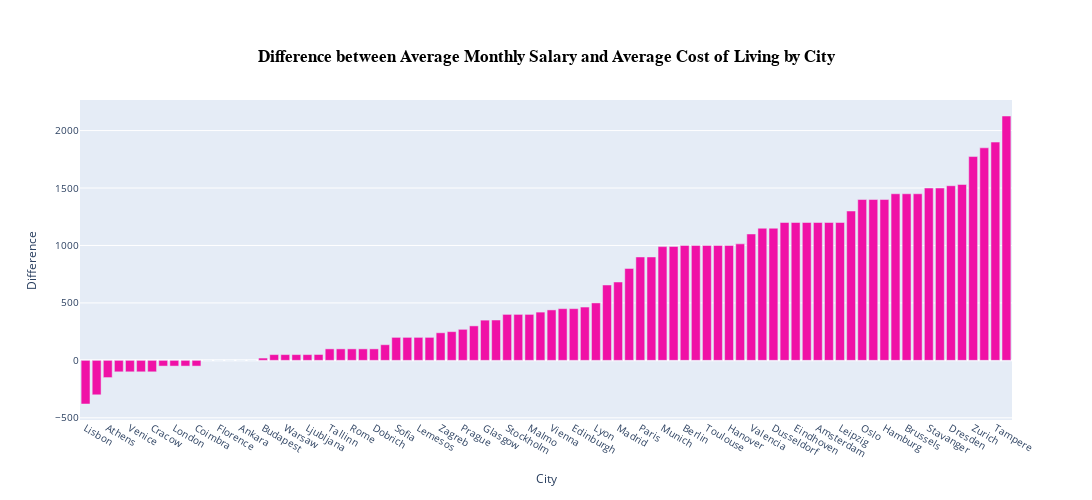

The notebook cell saved with this chart:
### Code cell
city_data_sorted = city_data_copy.sort_values(by='Average Savings')
fig = go.Figure()
fig.add_trace(go.Bar(x = city_data_sorted['CityName'], y = city_data_sorted['Average Savings'], 
                     marker=dict(color="#F011A6"),))
fig.update_layout(xaxis_title = 'City', yaxis_title = 'Difference', width=1300, height=500)
fig.update_layout(title = dict(text="<b>Difference between Average Monthly Salary and Average Cost of Living by City</b>",  
                               font=dict(family='Arial', size=17, color='#000000'),
                               xanchor = 'center', x = 0.5, yanchor='top', y=0.9),)
fig.update_layout(font = dict(size = 10))
fig.show()

### Figure 1 — Plotly figure (JSON) as saved in the notebook; plotly's stock layout.template omitted (floating-point values rounded to 4 significant figures)
{"data": [{"marker": {"color": "#F011A6"}, "type": "bar", "x": ["Lisbon", "Porto", "Athens", "Thessaloniki", "Venice", "Braga", "Cracow", "Adana", "London", "Bratislava", "Coimbra", "Milan", "Florence", "Lodz", "Ankara", "Giroc", "Budapest", "Malta", "Warsaw", "Riga", "Ljubljana", "Debrecen", "Tallinn", "Miskolc", "Rome", "Cork", "Dobrich", "Lefkosia", "Sofia", "Dublin", "Lemesos", "Naples", "Zagreb", "Split", "Prague", "Leeds", "Glasgow", "Turin", "Stockholm", "Gothenburg", "Malmo", "Ostrava", "Vienna", "Liverpool", "Edinburgh", "Barcelona", "Lyon", "Antwerp", "Madrid", "Malaga", "Paris", "Luxembourg", "Munich", "Bruges", "Berlin", "Stuttgart", "Toulouse", "Rotterdam", "Hanover", "Salzburg", "Valencia", "Seville", "Dusseldorf", "Gent", "Eindhoven", "Cologne", "Amsterdam", "Utrecht", "Leipzig", "Odense", "Oslo", "Bergen", "Hamburg", "Frankfurt am Main", "Brussels", "Copenhagen", "Stavanger", "The Hague", "Dresden", "Geneva", "Zurich", "Helsinki", "Tampere", "Basel"], "y": [-380, -300, -150, -100, -100, -100, -100, -50, -50, -50, -50, 0, 0, 0, 0, 0, 20, 50, 50, 50, 50, 51, 100, 100, 100, 100, 100, 136, 200, 200, 200, 200, 240, 250, 270, 300, 350, 351, 400, 400, 400, 420, 439, 450, 450, 464, 500, 656, 682, 800, 900, 900, 990, 992, 1000, 1000, 1000, 1000, 1000, 1014, 1100, 1150, 1150, 1200, 1200, 1200, 1200, 1200, 1200, 1300, 1400, 1400, 1400, 1450, 1450, 1450, 1500, 1500, 1520, 1531, 1774, 1850, 1900, 2127]}], "layout": {"font": {"size": 10}, "height": 500, "title": {"font": {"color": "#000000", "family": "Arial", "size": 17}, "text": "<b>Difference between Average Monthly Salary and Average Cost of Living by City</b>", "x": 0.5, "xanchor": "center", "y": 0.9, "yanchor": "top"}, "width": 1300, "xaxis": {"title": {"text": "City"}}, "yaxis": {"title": {"text": "Difference"}}}}
